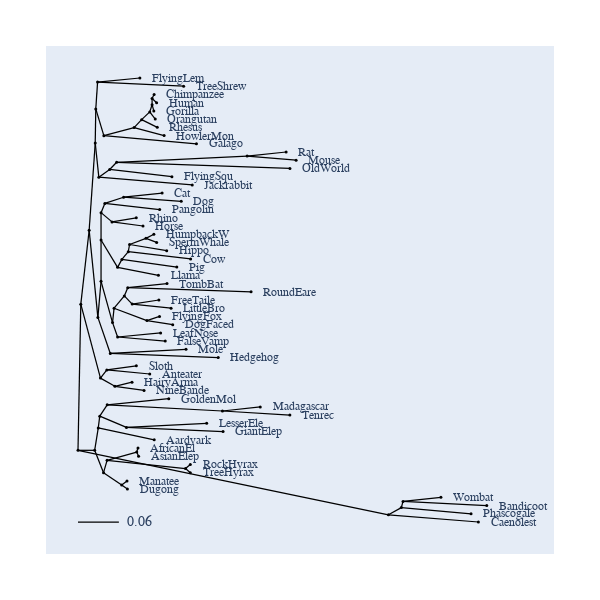

The cell this chart's notebook holds for it:
### Markdown cell above
# Display a Phylogenetic Tree with a Angular Dendrogram Style

This is a left-right style. You'll note that there's overlap of edges at the bottom -- a known issue with this display style.

### Code cell
from cogent3.app import io

reader = io.load_json()

ens_tree = reader("../data/GN-tree.json")
fig = ens_tree.get_figure(style="angular", width=600, height=600)
fig.show()

### Figure 1 — Plotly figure (JSON) as saved in the notebook; plotly's stock layout.template omitted (floating-point values rounded to 4 significant figures; data arrays with more than 128 entries replaced by an {"elided": "..."} marker saying what was removed)
{"data": [{"line": {"color": "black", "shape": "spline", "smoothing": 1.3, "width": 1.25}, "mode": "lines", "showlegend": false, "type": "scatter", "x": {"elided": "644 float values"}, "y": {"elided": "644 float values"}}, {"hoverinfo": "text", "marker": {"color": "black", "size": 3, "symbol": "circle"}, "mode": "markers", "showlegend": false, "text": ["root", "edge.37", "edge.33", "edge.32", "edge.27", "edge.20", "FlyingLem", "TreeShrew", "edge.26", "edge.25", "edge.24", "edge.23", "edge.22", "edge.21", "Chimpanzee", "Human", "Gorilla", "Orangutan", "Rhesus", "HowlerMon", "Galago", "edge.31", "edge.30", "edge.29", "edge.28", "Rat", "Mouse", "OldWorld", "FlyingSqu", "Jackrabbit", "edge.19", "edge.17", "edge.16", "edge.10", "edge.9", "edge.8", "Cat", "Dog", "Pangolin", "edge.7", "Rhino", "Horse", "edge.15", "edge.14", "edge.13", "edge.12", "edge.11", "HumpbackW", "SpermWhale", "Hippo", "Cow", "Pig", "Llama", "edge.6", "edge.4", "edge.3", "edge.2", "TombBat", "RoundEare", "edge.1", "FreeTaile", "LittleBro", "edge.0", "FlyingFox", "DogFaced", "edge.5", "LeafNose", "FalseVamp", "edge.18", "Mole", "Hedgehog", "edge.36", "edge.35", "Sloth", "Anteater", "edge.34", "HairyArma", "NineBande", "edge.48", "edge.47", "edge.46", "edge.44", "GoldenMol", "edge.43", "Madagascar", "Tenrec", "edge.45", "LesserEle", "GiantElep", "Aardvark", "edge.42", "edge.41", "edge.39", "AfricanEl", "AsianElep", "edge.40", "RockHyrax", "TreeHyrax", "edge.38", "Manatee", "Dugong", "edge.51", "edge.50", "edge.49", "Wombat", "Bandicoot", "Phascogale", "Caenolest"], "type": "scatter", "x": [0, 0.003949, 0.01572, 0.02427, 0.02505, 0.02759, 0.08718, 0.1488, 0.03642, 0.07907, 0.08965, 0.1011, 0.1044, 0.1044, 0.1072, 0.1108, 0.1069, 0.1089, 0.1117, 0.1213, 0.1669, 0.02935, 0.04464, 0.05444, 0.2383, 0.2932, 0.3073, 0.2986, 0.1323, 0.1609, 0.02802, 0.03248, 0.03248, 0.03248, 0.03781, 0.06421, 0.1185, 0.1455, 0.1151, 0.04791, 0.08212, 0.09161, 0.05578, 0.06185, 0.07087, 0.07263, 0.09575, 0.1069, 0.1108, 0.125, 0.1586, 0.1392, 0.1133, 0.04866, 0.05083, 0.06527, 0.07008, 0.1254, 0.2438, 0.07635, 0.114, 0.1311, 0.09711, 0.1149, 0.1335, 0.05581, 0.1164, 0.1229, 0.04552, 0.1522, 0.1976, 0.03165, 0.04063, 0.08217, 0.1011, 0.05199, 0.07611, 0.09306, 0.02348, 0.02856, 0.03065, 0.04112, 0.1279, 0.2035, 0.2568, 0.2985, 0.06826, 0.1813, 0.2044, 0.1074, 0.03596, 0.04098, 0.08276, 0.0845, 0.08535, 0.1515, 0.1583, 0.1583, 0.06157, 0.06902, 0.0696, 0.4374, 0.4556, 0.4579, 0.5113, 0.576, 0.5538, 0.5641], "y": [-23.77, -0.6576, 11.03, 24.82, 30.21, 34.45, 35.1, 33.8, 25.98, 27.26, 28.52, 29.74, 30.88, 31.85, 32.5, 31.2, 29.9, 28.6, 27.3, 26, 24.7, 19.42, 20.64, 21.77, 22.75, 23.4, 22.1, 20.8, 19.5, 18.2, -2.747, 2.955, 9.486, 13.81, 15.28, 16.25, 16.9, 15.6, 14.3, 12.35, 13, 11.7, 5.159, 6.419, 7.638, 8.775, 9.75, 10.4, 9.1, 7.8, 6.5, 5.2, 3.9, -3.575, -1.3, 0.65, 1.95, 2.6, 1.3, -0.65, 0, -1.3, -3.25, -2.6, -3.9, -5.85, -5.2, -6.5, -8.45, -7.8, -9.1, -12.35, -11.05, -10.4, -11.7, -13.65, -13, -14.3, -23.77, -20.23, -18.36, -16.58, -15.6, -17.55, -16.9, -18.2, -20.15, -19.5, -20.8, -22.1, -27.3, -25.35, -24.05, -23.4, -24.7, -26.65, -26, -27.3, -29.25, -28.6, -29.9, -33.96, -32.83, -31.85, -31.2, -32.5, -33.8, -35.1]}], "layout": {"annotations": [{"font": {"family": "Inconsolata, monospace", "size": 12}, "showarrow": false, "text": "FlyingLem", "textangle": 0, "x": 0.1016, "xanchor": "left", "xref": "x", "y": 35.1, "yref": "y"}, {"font": {"family": "Inconsolata, monospace", "size": 12}, "showarrow": false, "text": "TreeShrew", "textangle": 0, "x": 0.1632, "xanchor": "left", "xref": "x", "y": 33.8, "yref": "y"}, {"font": {"family": "Inconsolata, monospace", "size": 12}, "showarrow": false, "text": "Chimpanzee", "textangle": 0, "x": 0.1216, "xanchor": "left", "xref": "x", "y": 32.5, "yref": "y"}, {"font": {"family": "Inconsolata, monospace", "size": 12}, "showarrow": false, "text": "Human", "textangle": 0, "x": 0.1252, "xanchor": "left", "xref": "x", "y": 31.2, "yref": "y"}, {"font": {"family": "Inconsolata, monospace", "size": 12}, "showarrow": false, "text": "Gorilla", "textangle": 0, "x": 0.1213, "xanchor": "left", "xref": "x", "y": 29.9, "yref": "y"}, {"font": {"family": "Inconsolata, monospace", "size": 12}, "showarrow": false, "text": "Orangutan", "textangle": 0, "x": 0.1232, "xanchor": "left", "xref": "x", "y": 28.6, "yref": "y"}, {"font": {"family": "Inconsolata, monospace", "size": 12}, "showarrow": false, "text": "Rhesus", "textangle": 0, "x": 0.1261, "xanchor": "left", "xref": "x", "y": 27.3, "yref": "y"}, {"font": {"family": "Inconsolata, monospace", "size": 12}, "showarrow": false, "text": "HowlerMon", "textangle": 0, "x": 0.1357, "xanchor": "left", "xref": "x", "y": 26, "yref": "y"}, {"font": {"family": "Inconsolata, monospace", "size": 12}, "showarrow": false, "text": "Galago", "textangle": 0, "x": 0.1813, "xanchor": "left", "xref": "x", "y": 24.7, "yref": "y"}, {"font": {"family": "Inconsolata, monospace", "size": 12}, "showarrow": false, "text": "Rat", "textangle": 0, "x": 0.3076, "xanchor": "left", "xref": "x", "y": 23.4, "yref": "y"}, {"font": {"family": "Inconsolata, monospace", "size": 12}, "showarrow": false, "text": "Mouse", "textangle": 0, "x": 0.3217, "xanchor": "left", "xref": "x", "y": 22.1, "yref": "y"}, {"font": {"family": "Inconsolata, monospace", "size": 12}, "showarrow": false, "text": "OldWorld", "textangle": 0, "x": 0.313, "xanchor": "left", "xref": "x", "y": 20.8, "yref": "y"}, {"font": {"family": "Inconsolata, monospace", "size": 12}, "showarrow": false, "text": "FlyingSqu", "textangle": 0, "x": 0.1467, "xanchor": "left", "xref": "x", "y": 19.5, "yref": "y"}, {"font": {"family": "Inconsolata, monospace", "size": 12}, "showarrow": false, "text": "Jackrabbit", "textangle": 0, "x": 0.1753, "xanchor": "left", "xref": "x", "y": 18.2, "yref": "y"}, {"font": {"family": "Inconsolata, monospace", "size": 12}, "showarrow": false, "text": "Cat", "textangle": 0, "x": 0.1329, "xanchor": "left", "xref": "x", "y": 16.9, "yref": "y"}, {"font": {"family": "Inconsolata, monospace", "size": 12}, "showarrow": false, "text": "Dog", "textangle": 0, "x": 0.1599, "xanchor": "left", "xref": "x", "y": 15.6, "yref": "y"}, {"font": {"family": "Inconsolata, monospace", "size": 12}, "showarrow": false, "text": "Pangolin", "textangle": 0, "x": 0.1295, "xanchor": "left", "xref": "x", "y": 14.3, "yref": "y"}, {"font": {"family": "Inconsolata, monospace", "size": 12}, "showarrow": false, "text": "Rhino", "textangle": 0, "x": 0.09651, "xanchor": "left", "xref": "x", "y": 13, "yref": "y"}, {"font": {"family": "Inconsolata, monospace", "size": 12}, "showarrow": false, "text": "Horse", "textangle": 0, "x": 0.106, "xanchor": "left", "xref": "x", "y": 11.7, "yref": "y"}, {"font": {"family": "Inconsolata, monospace", "size": 12}, "showarrow": false, "text": "HumpbackW", "textangle": 0, "x": 0.1213, "xanchor": "left", "xref": "x", "y": 10.4, "yref": "y"}, {"font": {"family": "Inconsolata, monospace", "size": 12}, "showarrow": false, "text": "SpermWhale", "textangle": 0, "x": 0.1252, "xanchor": "left", "xref": "x", "y": 9.1, "yref": "y"}, {"font": {"family": "Inconsolata, monospace", "size": 12}, "showarrow": false, "text": "Hippo", "textangle": 0, "x": 0.1394, "xanchor": "left", "xref": "x", "y": 7.8, "yref": "y"}, {"font": {"family": "Inconsolata, monospace", "size": 12}, "showarrow": false, "text": "Cow", "textangle": 0, "x": 0.173, "xanchor": "left", "xref": "x", "y": 6.5, "yref": "y"}, {"font": {"family": "Inconsolata, monospace", "size": 12}, "showarrow": false, "text": "Pig", "textangle": 0, "x": 0.1536, "xanchor": "left", "xref": "x", "y": 5.2, "yref": "y"}, {"font": {"family": "Inconsolata, monospace", "size": 12}, "showarrow": false, "text": "Llama", "textangle": 0, "x": 0.1277, "xanchor": "left", "xref": "x", "y": 3.9, "yref": "y"}, {"font": {"family": "Inconsolata, monospace", "size": 12}, "showarrow": false, "text": "TombBat", "textangle": 0, "x": 0.1398, "xanchor": "left", "xref": "x", "y": 2.6, "yref": "y"}, {"font": {"family": "Inconsolata, monospace", "size": 12}, "showarrow": false, "text": "RoundEare", "textangle": 0, "x": 0.2582, "xanchor": "left", "xref": "x", "y": 1.3, "yref": "y"}, {"font": {"family": "Inconsolata, monospace", "size": 12}, "showarrow": false, "text": "FreeTaile", "textangle": 0, "x": 0.1284, "xanchor": "left", "xref": "x", "y": 0, "yref": "y"}, {"font": {"family": "Inconsolata, monospace", "size": 12}, "showarrow": false, "text": "LittleBro", "textangle": 0, "x": 0.1455, "xanchor": "left", "xref": "x", "y": -1.3, "yref": "y"}, {"font": {"family": "Inconsolata, monospace", "size": 12}, "showarrow": false, "text": "FlyingFox", "textangle": 0, "x": 0.1293, "xanchor": "left", "xref": "x", "y": -2.6, "yref": "y"}, {"font": {"family": "Inconsolata, monospace", "size": 12}, "showarrow": false, "text": "DogFaced", "textangle": 0, "x": 0.1479, "xanchor": "left", "xref": "x", "y": -3.9, "yref": "y"}, {"font": {"family": "Inconsolata, monospace", "size": 12}, "showarrow": false, "text": "LeafNose", "textangle": 0, "x": 0.1308, "xanchor": "left", "xref": "x", "y": -5.2, "yref": "y"}, {"font": {"family": "Inconsolata, monospace", "size": 12}, "showarrow": false, "text": "FalseVamp", "textangle": 0, "x": 0.1373, "xanchor": "left", "xref": "x", "y": -6.5, "yref": "y"}, {"font": {"family": "Inconsolata, monospace", "size": 12}, "showarrow": false, "text": "Mole", "textangle": 0, "x": 0.1666, "xanchor": "left", "xref": "x", "y": -7.8, "yref": "y"}, {"font": {"family": "Inconsolata, monospace", "size": 12}, "showarrow": false, "text": "Hedgehog", "textangle": 0, "x": 0.212, "xanchor": "left", "xref": "x", "y": -9.1, "yref": "y"}, {"font": {"family": "Inconsolata, monospace", "size": 12}, "showarrow": false, "text": "Sloth", "textangle": 0, "x": 0.09657, "xanchor": "left", "xref": "x", "y": -10.4, "yref": "y"}, {"font": {"family": "Inconsolata, monospace", "size": 12}, "showarrow": false, "text": "Anteater", "textangle": 0, "x": 0.1155, "xanchor": "left", "xref": "x", "y": -11.7, "yref": "y"}, {"font": {"family": "Inconsolata, monospace", "size": 12}, "showarrow": false, "text": "HairyArma", "textangle": 0, "x": 0.09051, "xanchor": "left", "xref": "x", "y": -13, "yref": "y"}, {"font": {"family": "Inconsolata, monospace", "size": 12}, "showarrow": false, "text": "NineBande", "textangle": 0, "x": 0.1075, "xanchor": "left", "xref": "x", "y": -14.3, "yref": "y"}, {"font": {"family": "Inconsolata, monospace", "size": 12}, "showarrow": false, "text": "GoldenMol", "textangle": 0, "x": 0.1423, "xanchor": "left", "xref": "x", "y": -15.6, "yref": "y"}, {"font": {"family": "Inconsolata, monospace", "size": 12}, "showarrow": false, "text": "Madagascar", "textangle": 0, "x": 0.2712, "xanchor": "left", "xref": "x", "y": -16.9, "yref": "y"}, {"font": {"family": "Inconsolata, monospace", "size": 12}, "showarrow": false, "text": "Tenrec", "textangle": 0, "x": 0.3129, "xanchor": "left", "xref": "x", "y": -18.2, "yref": "y"}, {"font": {"family": "Inconsolata, monospace", "size": 12}, "showarrow": false, "text": "LesserEle", "textangle": 0, "x": 0.1957, "xanchor": "left", "xref": "x", "y": -19.5, "yref": "y"}, {"font": {"family": "Inconsolata, monospace", "size": 12}, "showarrow": false, "text": "GiantElep", "textangle": 0, "x": 0.2188, "xanchor": "left", "xref": "x", "y": -20.8, "yref": "y"}, {"font": {"family": "Inconsolata, monospace", "size": 12}, "showarrow": false, "text": "Aardvark", "textangle": 0, "x": 0.1218, "xanchor": "left", "xref": "x", "y": -22.1, "yref": "y"}, {"font": {"family": "Inconsolata, monospace", "size": 12}, "showarrow": false, "text": "AfricanEl", "textangle": 0, "x": 0.09889, "xanchor": "left", "xref": "x", "y": -23.4, "yref": "y"}, {"font": {"family": "Inconsolata, monospace", "size": 12}, "showarrow": false, "text": "AsianElep", "textangle": 0, "x": 0.09974, "xanchor": "left", "xref": "x", "y": -24.7, "yref": "y"}, {"font": {"family": "Inconsolata, monospace", "size": 12}, "showarrow": false, "text": "RockHyrax", "textangle": 0, "x": 0.1727, "xanchor": "left", "xref": "x", "y": -26, "yref": "y"}, {"font": {"family": "Inconsolata, monospace", "size": 12}, "showarrow": false, "text": "TreeHyrax", "textangle": 0, "x": 0.1727, "xanchor": "left", "xref": "x", "y": -27.3, "yref": "y"}, {"font": {"family": "Inconsolata, monospace", "size": 12}, "showarrow": false, "text": "Manatee", "textangle": 0, "x": 0.08342, "xanchor": "left", "xref": "x", "y": -28.6, "yref": "y"}, {"font": {"family": "Inconsolata, monospace", "size": 12}, "showarrow": false, "text": "Dugong", "textangle": 0, "x": 0.084, "xanchor": "left", "xref": "x", "y": -29.9, "yref": "y"}, {"font": {"family": "Inconsolata, monospace", "size": 12}, "showarrow": false, "text": "Wombat", "textangle": 0, "x": 0.5257, "xanchor": "left", "xref": "x", "y": -31.2, "yref": "y"}, {"font": {"family": "Inconsolata, monospace", "size": 12}, "showarrow": false, "text": "Bandicoot", "textangle": 0, "x": 0.5903, "xanchor": "left", "xref": "x", "y": -32.5, "yref": "y"}, {"font": {"family": "Inconsolata, monospace", "size": 12}, "showarrow": false, "text": "Phascogale", "textangle": 0, "x": 0.5682, "xanchor": "left", "xref": "x", "y": -33.8, "yref": "y"}, {"font": {"family": "Inconsolata, monospace", "size": 12}, "showarrow": false, "text": "Caenolest", "textangle": 0, "x": 0.5785, "xanchor": "left", "xref": "x", "y": -35.1, "yref": "y"}, {"ax": 0, "ay": 0, "showarrow": false, "text": "0.06", "x": 0.08639, "xref": "x", "y": -35.1, "yref": "y"}], "autosize": true, "font": {"family": "Balto", "size": 14}, "height": 600, "hovermode": "closest", "margin": {"b": 50, "l": 50, "pad": 4, "r": 50, "t": 50}, "shapes": [{"line": {"color": "black", "width": 1.25}, "type": "line", "x0": 0, "x1": 0.0576, "y0": -35.1, "y1": -35.1}], "showlegend": false, "width": 600, "xaxis": {"autorange": true, "range": [-0.03993, 0.6731], "type": "linear", "visible": false}, "yaxis": {"autorange": true, "range": [-39.53, 39.53], "type": "linear", "visible": false}}}
